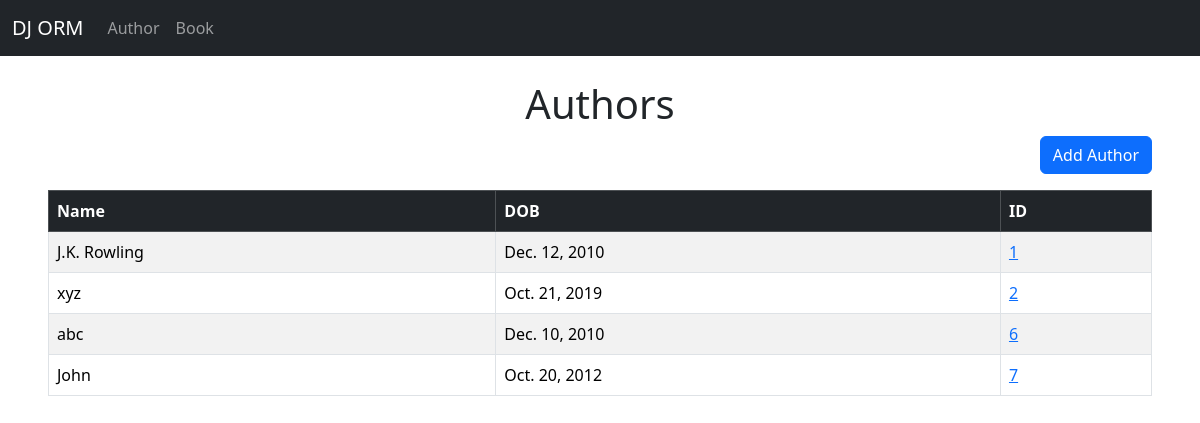
Page /author/ on the committed database.
### library/models.py (models this page shows, shortened)
class Author(models.Model):
    name = models.CharField(max_length=100, unique=True)
    date_of_birth = models.DateField()

### library/views.py (the view)
# urls.py: path("author/", views.author, name='author'),
def author(request):
    authors = Author.objects.all()
    return render(request, "author.html", {'authors':authors})

### library/templates/author.html
{% extends "base.html" %}
{% block content %}
<div class="col-md-6 offset-md-3 text-center mt-4">
    <h1>Authors</h1>
</div>
<div class="button-container px-5 mb-3" style="text-align: right">
    <a href="{% url "add_author" %}" class="btn btn-primary">Add Author</a>
</div>
<div class="table-responsive px-5">
    <table class="table table-striped table-hover table-bordered">
        <thead class="table-dark">
          <tr>
            <th scope="col">Name</th>
            <th scope="col">DOB</th>
            <th scope="col">ID</th>
          </tr>
        </thead>
        <tbody>
            {% if authors %}
                {% for author in authors %}
                    <tr>
                        <td scope="row">{{ author.name }}</td>
                        <td scope="row">{{ author.date_of_birth }}</td>
                        <td scope="row"><a href="{% url "author_detail" author.id %}">{{ author.id }}</a></td>
                    </tr>
                {% endfor %}
            {% endif %}
        </tbody>
      </table>
</div>
{% endblock content %}

### rows in the picture
Author: name "J.K. Rowling", date_of_birth "Dec. 12, 2010", id "1"
Author: name "xyz", date_of_birth "Oct. 21, 2019", id "2"
Author: name "abc", date_of_birth "Dec. 10, 2010", id "6"
Author: name "John", date_of_birth "Oct. 20, 2012", id "7"
